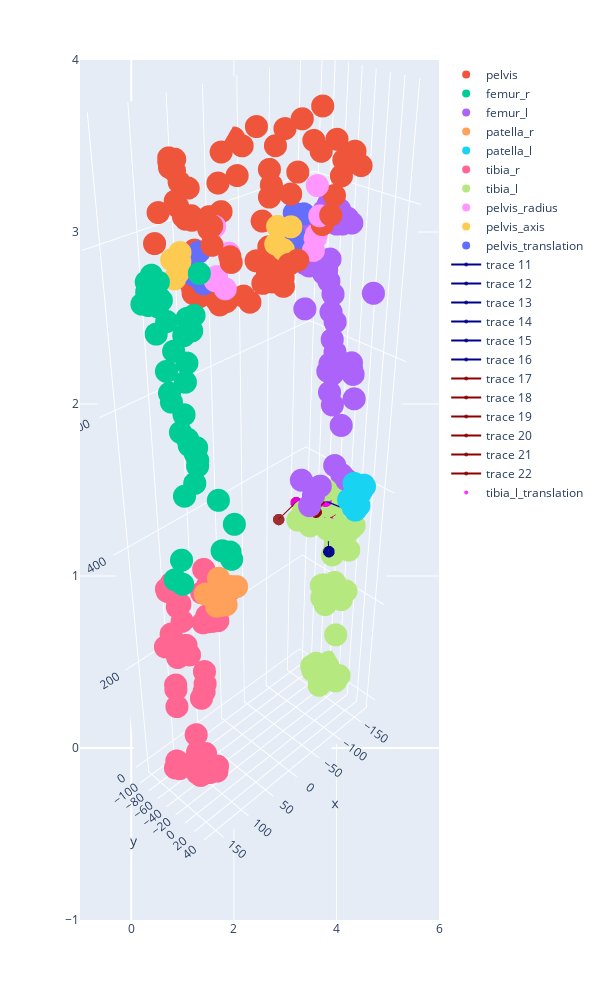

Notebook cell for this chart:
### Code cell
# plot all results
import plotly.express as px
import plotly.graph_objects as go
fig = px.scatter(width=600, height=1000)
fig.add_trace(go.Scatter3d(x = pelvis_result[:, 0],  y = pelvis_result[:,1], z=pelvis_result[:,2], mode = 'markers', name = 'pelvis'))
fig.add_trace(go.Scatter3d(x = femur_r_result[:, 0],  y = femur_r_result[:,1], z=femur_r_result[:,2], mode = 'markers', name = 'femur_r'))
fig.add_trace(go.Scatter3d(x = femur_l_result[:, 0],  y = femur_l_result[:,1], z=femur_l_result[:,2], mode = 'markers', name = 'femur_l'))
fig.add_trace(go.Scatter3d(x = patella_r_result[:, 0],  y = patella_r_result[:,1], z=patella_r_result[:,2], mode = 'markers', name = 'patella_r'))
fig.add_trace(go.Scatter3d(x = patella_l_result[:, 0],  y = patella_l_result[:,1], z=patella_l_result[:,2], mode = 'markers', name = 'patella_l'))
fig.add_trace(go.Scatter3d(x = tibia_r_result[:, 0],  y = tibia_r_result[:,1], z=tibia_r_result[:,2], mode = 'markers', name = 'tibia_r'))
fig.add_trace(go.Scatter3d(x = tibia_l_result[:, 0],  y = tibia_l_result[:,1], z=tibia_l_result[:,2], mode = 'markers', name = 'tibia_l'))

fig.add_trace(go.Scatter3d(x = pl_r[:, 0],  y = pl_r[:,1], z=pl_r[:,2], mode = 'markers', name = 'pelvis_radius'))
fig.add_trace(go.Scatter3d(x = pl_a[:, 0],  y = pl_a[:,1], z=pl_a[:,2], mode = 'markers', name = 'pelvis_axis'))
fig.add_trace(go.Scatter3d(x = pl_t[:, 0],  y = pl_t[:,1], z=pl_t[:,2], mode = 'markers', name = 'pelvis_translation'))

for i, translation in enumerate(tl_t):
    fig.add_trace(go.Scatter3d(x = [translation[0], tl_r[i,0]], y = [translation[1], tl_r[i,1]], z = [translation[2], tl_r[i,2]], marker = dict(size=4, opacity=0.8, color='darkblue')))
for i, translation in enumerate(tl_t):
    fig.add_trace(go.Scatter3d(x = [translation[0], tl_a[i,0]], y = [translation[1], tl_a[i,1]], z = [translation[2], tl_a[i,2]], marker = dict(size=4, opacity=0.8, color='darkred')))

fig.add_trace(go.Scatter3d(x = tl_t[:, 0],  y = tl_t[:,1], z=tl_t[:,2], mode = 'markers', name = 'tibia_l_translation',  marker = dict(size=4, opacity=0.8,color = 'magenta')))


fig.update_scenes(aspectmode="data" )
camera = dict(
    up=dict(x=0, y=0, z=1),
    center=dict(x=0, y=0, z=0),
    eye=dict(x=2, y=2, z=2)
)
fig.update_layout(scene_camera=camera)
fig.show()
